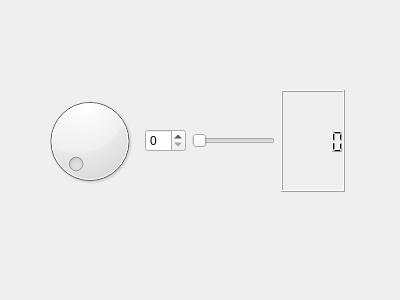
<?xml version="1.0" encoding="UTF-8"?>
<ui version="4.0">
 <class>Form1</class>
 <widget class="QWidget" name="Form1">
  <property name="geometry">
   <rect>
    <x>0</x>
    <y>0</y>
    <width>400</width>
    <height>300</height>
   </rect>
  </property>
  <property name="windowTitle">
   <string>Form</string>
  </property>
  <widget class="QWidget" name="">
   <property name="geometry">
    <rect>
     <x>40</x>
     <y>90</y>
     <width>305</width>
     <height>102</height>
    </rect>
   </property>
   <layout class="QHBoxLayout" name="horizontalLayout">
    <item>
     <widget class="QDial" name="dial"/>
    </item>
    <item>
     <widget class="QSpinBox" name="spinBox"/>
    </item>
    <item>
     <widget class="QSlider" name="horizontalSlider">
      <property name="orientation">
       <enum>Qt::Horizontal</enum>
      </property>
     </widget>
    </item>
    <item>
     <widget class="QLCDNumber" name="lcdNumber"/>
    </item>
   </layout>
  </widget>
 </widget>
 <resources/>
 <connections>
  <connection>
   <sender>dial</sender>
   <signal>sliderMoved(int)</signal>
   <receiver>horizontalSlider</receiver>
   <slot>setValue(int)</slot>
   <hints>
    <hint type="sourcelabel">
     <x>113</x>
     <y>180</y>
    </hint>
    <hint type="destinationlabel">
     <x>196</x>
     <y>135</y>
    </hint>
   </hints>
  </connection>
  <connection>
   <sender>dial</sender>
   <signal>sliderMoved(int)</signal>
   <receiver>spinBox</receiver>
   <slot>setValue(int)</slot>
   <hints>
    <hint type="sourcelabel">
     <x>86</x>
     <y>154</y>
    </hint>
    <hint type="destinationlabel">
     <x>163</x>
     <y>137</y>
    </hint>
   </hints>
  </connection>
  <connection>
   <sender>dial</sender>
   <signal>sliderMoved(int)</signal>
   <receiver>lcdNumber</receiver>
   <slot>display(int)</slot>
   <hints>
    <hint type="sourcelabel">
     <x>117</x>
     <y>122</y>
    </hint>
    <hint type="destinationlabel">
     <x>317</x>
     <y>151</y>
    </hint>
   </hints>
  </connection>
  <connection>
   <sender>spinBox</sender>
   <signal>valueChanged(int)</signal>
   <receiver>dial</receiver>
   <slot>setValue(int)</slot>
   <hints>
    <hint type="sourcelabel">
     <x>151</x>
     <y>144</y>
    </hint>
    <hint type="destinationlabel">
     <x>119</x>
     <y>175</y>
    </hint>
   </hints>
  </connection>
  <connection>
   <sender>spinBox</sender>
   <signal>valueChanged(int)</signal>
   <receiver>horizontalSlider</receiver>
   <slot>setValue(int)</slot>
   <hints>
    <hint type="sourcelabel">
     <x>170</x>
     <y>143</y>
    </hint>
    <hint type="destinationlabel">
     <x>247</x>
     <y>146</y>
    </hint>
   </hints>
  </connection>
  <connection>
   <sender>spinBox</sender>
   <signal>valueChanged(int)</signal>
   <receiver>lcdNumber</receiver>
   <slot>display(int)</slot>
   <hints>
    <hint type="sourcelabel">
     <x>176</x>
     <y>135</y>
    </hint>
    <hint type="destinationlabel">
     <x>314</x>
     <y>116</y>
    </hint>
   </hints>
  </connection>
  <connection>
   <sender>horizontalSlider</sender>
   <signal>sliderMoved(int)</signal>
   <receiver>dial</receiver>
   <slot>setValue(int)</slot>
   <hints>
    <hint type="sourcelabel">
     <x>263</x>
     <y>137</y>
    </hint>
    <hint type="destinationlabel">
     <x>117</x>
     <y>175</y>
    </hint>
   </hints>
  </connection>
  <connection>
   <sender>horizontalSlider</sender>
   <signal>sliderMoved(int)</signal>
   <receiver>spinBox</receiver>
   <slot>setValue(int)</slot>
   <hints>
    <hint type="sourcelabel">
     <x>237</x>
     <y>133</y>
    </hint>
    <hint type="destinationlabel">
     <x>165</x>
     <y>142</y>
    </hint>
   </hints>
  </connection>
  <connection>
   <sender>horizontalSlider</sender>
   <signal>sliderMoved(int)</signal>
   <receiver>lcdNumber</receiver>
   <slot>display(int)</slot>
   <hints>
    <hint type="sourcelabel">
     <x>244</x>
     <y>135</y>
    </hint>
    <hint type="destinationlabel">
     <x>322</x>
     <y>130</y>
    </hint>
   </hints>
  </connection>
 </connections>
</ui>
